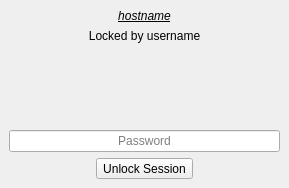
<?xml version="1.0" encoding="UTF-8"?>
<ui version="4.0">
 <class>LLockScreen</class>
 <widget class="QWidget" name="LLockScreen">
  <property name="geometry">
   <rect>
    <x>0</x>
    <y>0</y>
    <width>289</width>
    <height>188</height>
   </rect>
  </property>
  <property name="windowTitle">
   <string>Form</string>
  </property>
  <layout class="QVBoxLayout" name="verticalLayout_2">
   <property name="spacing">
    <number>0</number>
   </property>
   <property name="leftMargin">
    <number>0</number>
   </property>
   <property name="topMargin">
    <number>0</number>
   </property>
   <property name="rightMargin">
    <number>0</number>
   </property>
   <property name="bottomMargin">
    <number>0</number>
   </property>
   <item>
    <widget class="QFrame" name="frame_unlock">
     <property name="frameShape">
      <enum>QFrame::NoFrame</enum>
     </property>
     <property name="frameShadow">
      <enum>QFrame::Raised</enum>
     </property>
     <layout class="QVBoxLayout" name="verticalLayout">
      <item>
       <widget class="QLabel" name="label_hostname">
        <property name="font">
         <font>
          <weight>50</weight>
          <italic>true</italic>
          <bold>false</bold>
          <underline>true</underline>
         </font>
        </property>
        <property name="text">
         <string notr="true">hostname</string>
        </property>
        <property name="alignment">
         <set>Qt::AlignCenter</set>
        </property>
       </widget>
      </item>
      <item>
       <widget class="QLabel" name="label_username">
        <property name="text">
         <string notr="true">Locked by username</string>
        </property>
        <property name="alignment">
         <set>Qt::AlignCenter</set>
        </property>
       </widget>
      </item>
      <item>
       <spacer name="verticalSpacer_3">
        <property name="orientation">
         <enum>Qt::Vertical</enum>
        </property>
        <property name="sizeHint" stdset="0">
         <size>
          <width>20</width>
          <height>20</height>
         </size>
        </property>
       </spacer>
      </item>
      <item>
       <widget class="QLabel" name="label_info">
        <property name="font">
         <font>
          <italic>true</italic>
         </font>
        </property>
        <property name="text">
         <string notr="true"/>
        </property>
        <property name="alignment">
         <set>Qt::AlignCenter</set>
        </property>
        <property name="wordWrap">
         <bool>true</bool>
        </property>
       </widget>
      </item>
      <item>
       <layout class="QVBoxLayout" name="verticalLayout_3">
        <item>
         <widget class="QLineEdit" name="line_password">
          <property name="inputMask">
           <string notr="true"/>
          </property>
          <property name="echoMode">
           <enum>QLineEdit::Password</enum>
          </property>
          <property name="alignment">
           <set>Qt::AlignCenter</set>
          </property>
          <property name="placeholderText">
           <string>Password</string>
          </property>
         </widget>
        </item>
        <item>
         <layout class="QHBoxLayout" name="horizontalLayout">
          <item>
           <widget class="QToolButton" name="tool_unlock">
            <property name="focusPolicy">
             <enum>Qt::NoFocus</enum>
            </property>
            <property name="text">
             <string>Unlock Session</string>
            </property>
            <property name="toolButtonStyle">
             <enum>Qt::ToolButtonTextBesideIcon</enum>
            </property>
           </widget>
          </item>
         </layout>
        </item>
       </layout>
      </item>
     </layout>
    </widget>
   </item>
  </layout>
 </widget>
 <resources/>
 <connections/>
</ui>
